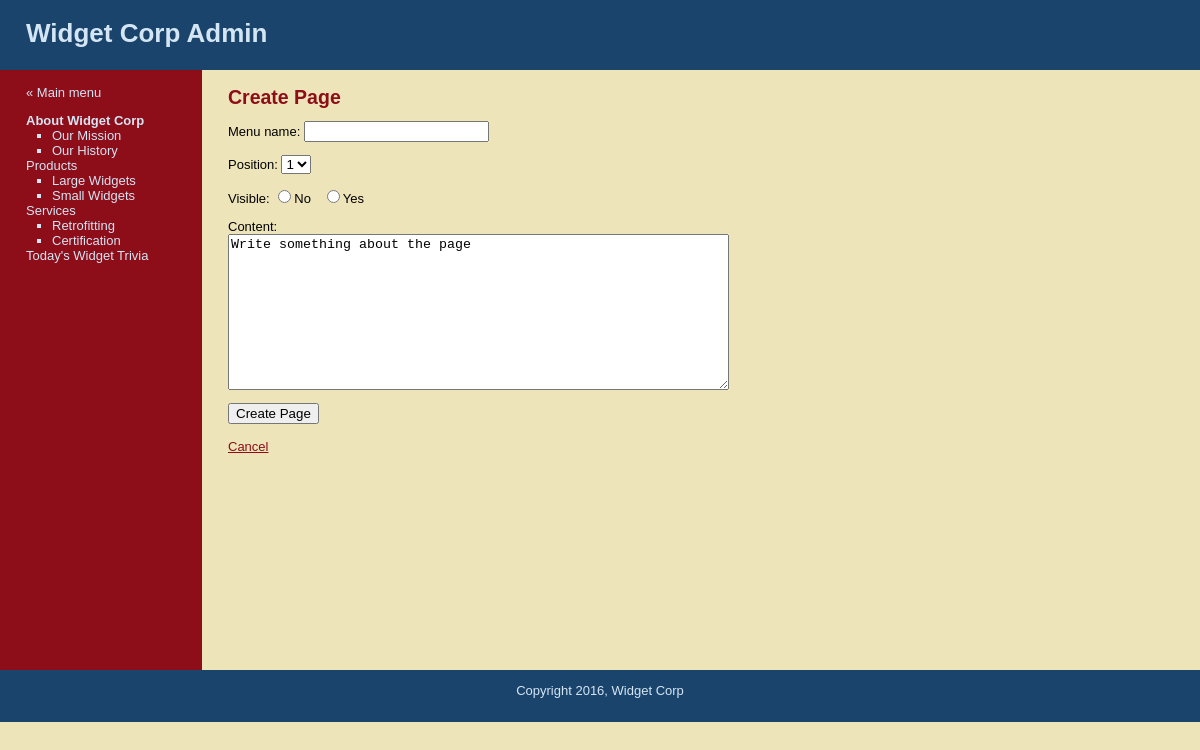
Screenshot of /new_page.php?subject=1 (signed in) with the database file from the repository.
### tables this page shows
CREATE TABLE `subjects` (
  `id` int(11) NOT NULL AUTO_INCREMENT,
  `menu_name` varchar(30) NOT NULL,
  `position` int(3) NOT NULL,
  `visible` tinyint(1) NOT NULL,
  PRIMARY KEY (`id`)
);

CREATE TABLE `pages` (
  `id` int(11) NOT NULL AUTO_INCREMENT,
  `subject_id` int(11) NOT NULL,
  `menu_name` varchar(30) NOT NULL,
  `position` int(3) NOT NULL,
  `visible` tinyint(1) NOT NULL,
  `content` text,
  PRIMARY KEY (`id`),
  KEY `subject_id` (`subject_id`)
);

### public/new_page.php (the view, shortened to what this page needs)
<?php require_once("../includes/db_connections.php"); ?>
<?php require_once("../includes/functions.php"); ?>
<?php find_selected_page(); ?>
<?php include("../includes/layouts/header.php"); ?>
<div id="main">
    <div id="navigation">
        <br/>
        <a href="admin.php">&laquo; Main menu</a><br/>
        <?php echo navigation($current_subject, $current_page); ?>
    </div>
    <div id="page">
        <h2>Create Page</h2>
        <form action="new_page.php?subject=<?php echo urlencode($current_subject["id"]); ?>" method="post">
            <p>Menu name:
                <input type="text" name="menu_name" value="" />
            </p>
            <p>Position:
                <select name="position">
                    <?php
                        $page_set = find_pages_for_subject($current_subject["id"], false);
                        $page_count = mysqli_num_rows($page_set);
                        for($count = 1; $count <= $page_count + 1; $count++){
                            echo "<option value=\"{$count}\">{$count}</option>";
                        }
                    ?>
                </select>
            </p>
            <p>Visible:
                <input type="radio" name="visible" value="0" />No
                &nbsp;
                <input type="radio" name="visible" value="1" />Yes
            </p>
            <p>Content: <br/>
                <textarea name="content" rows="10" cols="60">Write something about the page</textarea>
            </p>
            <input type="submit" name="submit" value="Create Page"/>
        </form>
        <br />
        <a href="manage_content.php?subject=<?php echo urlencode($current_subject["id"]); ?>">Cancel</a>
    </div>
</div>
<?php include("../includes/layouts/footer.php"); ?>

### includes/functions.php (shortened to what this page needs)
<?php
    function find_all_subjects($public=true){
        global $connection;
        $query  = "SELECT * ";
        $query .= "FROM subjects ";
        $query .= "ORDER BY position ASC";
        $subject_set = mysqli_query($connection, $query);
        return $subject_set;
    }
    function find_pages_for_subject($subject_id, $public=true){
        global $connection;
        $safe_subject_id = mysqli_real_escape_string($connection, $subject_id);
        $query  = "SELECT * ";
        $query .= "FROM pages ";
        $query .= "WHERE subject_id = {$safe_subject_id} ";
        $query .= "ORDER BY position ASC";
        $page_set = mysqli_query($connection, $query);
        return $page_set;
    }
    function find_selected_page($public = false){
        if(isset($_GET["subject"])){
            $current_subject = find_subject_by_id($_GET["subject"], $public);
           if($current_subject && $public){
                $current_page = find_default_page_for_subject($current_subject["id"]);
           }else{
               $current_page = null;
           }
        }elseif(isset($_GET["page"])){
            $current_subject = null;
            $current_page = find_page_by_id($_GET["page"], $public);
        }else{
            $current_subject = null;
            $current_page = null;
        }
    }
    function navigation($subject_array, $page_array){
        $output = "<ul class=\"subjects\">";
        $subject_set = find_all_subjects(false);
        while($subject = mysqli_fetch_assoc($subject_set)) {
            $output .= "<li";
            if($subject_array && $subject["id"] == $subject_array["id"]){
                $output .= " class=\"selected\"";
            }
            $output .= ">";
            $output .= "<a href=\"manage_content.php?subject=";
            $output .= urlencode($subject["id"]);
            $output .= "\">";
            $output .= htmlentities($subject["menu_name"]);
            $output .= "</a>";
            $page_set = find_pages_for_subject($subject["id"], false);
            $output .= "<ul class=\"pages\">";
            while($page = mysqli_fetch_assoc($page_set)) {
                $output .= "<li";
                $output .= ">";
                $output .= "<a href=\"manage_content.php?page=";
                $output .= urlencode($page["id"]);
                $output .= "\">";
                $output .= htmlentities($page["menu_name"]);
                $output .= "</a>";
                $output .= "</li>";
            }
            $output .= "</ul>";
            $output .= "</li>";
        }
		$output .= "</ul>";
        return $output;
    }
    function find_subject_by_id($subject_id, $public=true){
        global $connection;
        $safe_subject_id = mysqli_real_escape_string($connection, $subject_id);
        $query  = "SELECT * ";
        $query .= "FROM subjects ";
        $query .= "WHERE id = {$safe_subject_id} ";
        $query .= "LIMIT 1";
        $subject_set = mysqli_query($connection, $query);
        if($subject = mysqli_fetch_assoc($subject_set)){
            return $subject;
        }else{
            return null;
        }
    }
?>

### public/stylesheets/public.css (style rules this page uses)
html { height: 100%; width: 100%; }
body { width: 100%; height: 100%; margin: 0; padding: 0; border: 0; font-family: Verdana, Arial, Helvetica, sans-serif; font-size: 13px; line-height: 15px; background: #EEE4B9; }
a { color: #8D0D19; }
#main { height: 600px; width: 100%; margin: 0; padding: 0; background: #EEE4B9; }
#navigation { float: left; width: 150px; height: 100%; margin: 0; padding: 0 2em; color: #D4E6F4; background: #8D0D19; }
#navigation a { color: #D4E6F4; text-decoration: none; }
ul.subjects { margin: 1em 0; padding-left: 0; list-style: none; }
ul.pages { padding-left: 2em; list-style: square; font-weight: normal; }
.selected { font-weight: bold; }
#page { float: left; height: 100%; padding-left: 2em; vertical-align: top; background: #EEE4B9; }
#page h2 { color: #8D0D19; margin-top: 1em; }

### rows the page displays
subjects: value "About Widget Corp"
pages: value "Our Mission"
pages: value "Our History"
subjects: value "Products"
pages: value "Large Widgets"
pages: value "Small Widgets"
subjects: value "Services"
pages: value "Retrofitting"
pages: value "Certification"
subjects: value "Today's Widget Trivia"

### other values shown
form field position "1"
